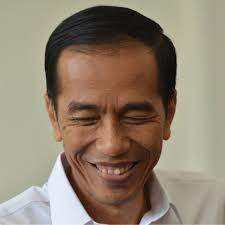
#> input picture 7/test.jpg, 225 x 225 px, given in place of the camera
$ python main.py
#> lines starting #> are read from the running program, lines starting #| are printed output that depends on the picture; after the words box and inside, x2 and y2 are one past the last pixel; in counts of white or black regions, pixels touching at a corner belong together
import cv2
import numpy as np
from os import listdir
from os.path import isfile, join

face_classifier = cv2.CascadeClassifier('haarcascade_frontalface_default.xml')

def face_extractor(img):
	gray = cv2.cvtColor(img,cv2.COLOR_BGR2GRAY)
	faces = face_classifier.detectMultiScale(gray, 1.3, 5)

	if faces is ():
		return None

	# crop faces
	for (x, y, w, h) in faces:
		cropped_face = img[y:y+h, x:x+w]

	return cropped_face

cam = cv2.VideoCapture(0)
count = 0

# collect 100 train data from cam
while True:
	ret, frame = cam.read()
#> frame is the input picture: shape (225, 225, 3); mean B, G, R 111.4, 129.6, 143.4
	if face_extractor(frame) is not None:
#> in face_extractor, `gray = cv2.cvtColor(img,cv2.COLOR_BGR2GRAY)`:
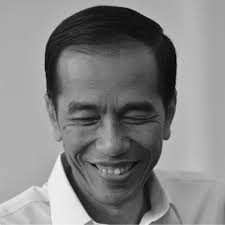
#> gray: shape (225, 225); min 2, max 246, mean 131.7
#> in face_extractor, `faces = face_classifier.detectMultiScale(gray, 1.3, 5)`: faces = [[47, 64, 133, 133]]
#> the loop in face_extractor, `for (x, y, w, h) in faces:` made 1 pass
#> pass 1, in face_extractor, `cropped_face = img[y:y+h, x:x+w]`:
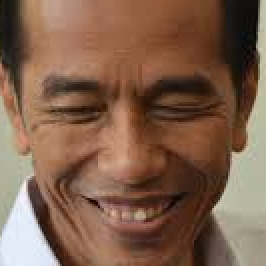
#> cropped_face: shape (133, 133, 3) (shown 2 times larger); mean B, G, R 76.5, 96.5, 128.3
		count += 1
#> count = 1
		face = cv2.resize(face_extractor(frame), (200, 200))
#> the loop in face_extractor (call 2), `for (x, y, w, h) in faces:` made 1 pass
		face = cv2.cvtColor(face, cv2.COLOR_BGR2GRAY)
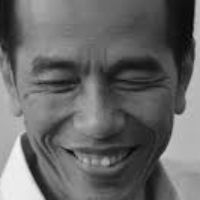
#> face: shape (200, 200); min 6, max 243, mean 103.6

		# save file
		try:
			file_path = './face/' + str(count) + '.jpg'
#> file_path = './face/1.jpg'
		except:
			os.mkdir('./face')
			file_path = './face/' + str(count) + '.jpg'
		cv2.imwrite(file_path,face)

		#curr count
		cv2.putText(face, str(count), (50, 50), cv2.FONT_HERSHEY_COMPLEX, 1, (0, 255, 0), 1)
#> face: shape (200, 200); 0.14% of pixels changed, all inside (x1, y1, x2, y2) = (56, 29, 66, 51)
		cv2.imshow('Count', face)
	else:
		print('Face not found')
		pass

	if cv2.waitKey(1) == 13 or count == 100:
#> (key Esc is pressed here)
		break

cam.release()
cv2.destroyAllWindows()
print('Collecting Samples Complete')

data_path = './face/'
#> (the run stopped early here; a loop or call above may not have finished)

$ run again, on 7/Trump.jpg
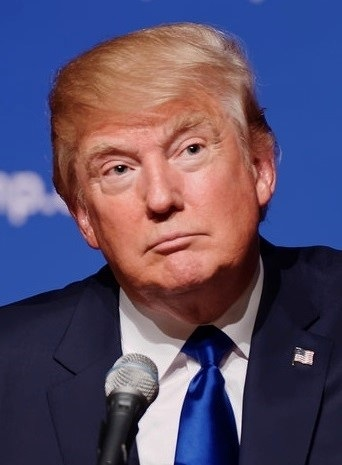
#> input picture 7/Trump.jpg, 342 x 465 px, given in place of the camera
#> frame is the input picture: shape (465, 342, 3); mean B, G, R 104.9, 77.8, 89.5
#> faces = [[53, 70, 215, 215]]
#> the loop in face_extractor, `for (x, y, w, h) in faces:` made 1 pass
#> pass 1, in face_extractor, `cropped_face = img[y:y+h, x:x+w]`:
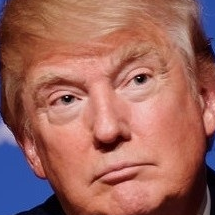
#> cropped_face: shape (215, 215, 3); mean B, G, R 93.1, 101.8, 158.8
#> count = 1
#> the loop in face_extractor (call 2), `for (x, y, w, h) in faces:` made 1 pass
#> `face = cv2.cvtColor(face, cv2.COLOR_BGR2GRAY)`:
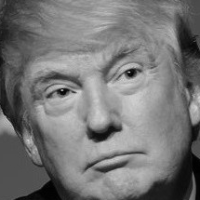
#> face: shape (200, 200); min 1, max 209, mean 117.8
#> file_path = './face/1.jpg'
